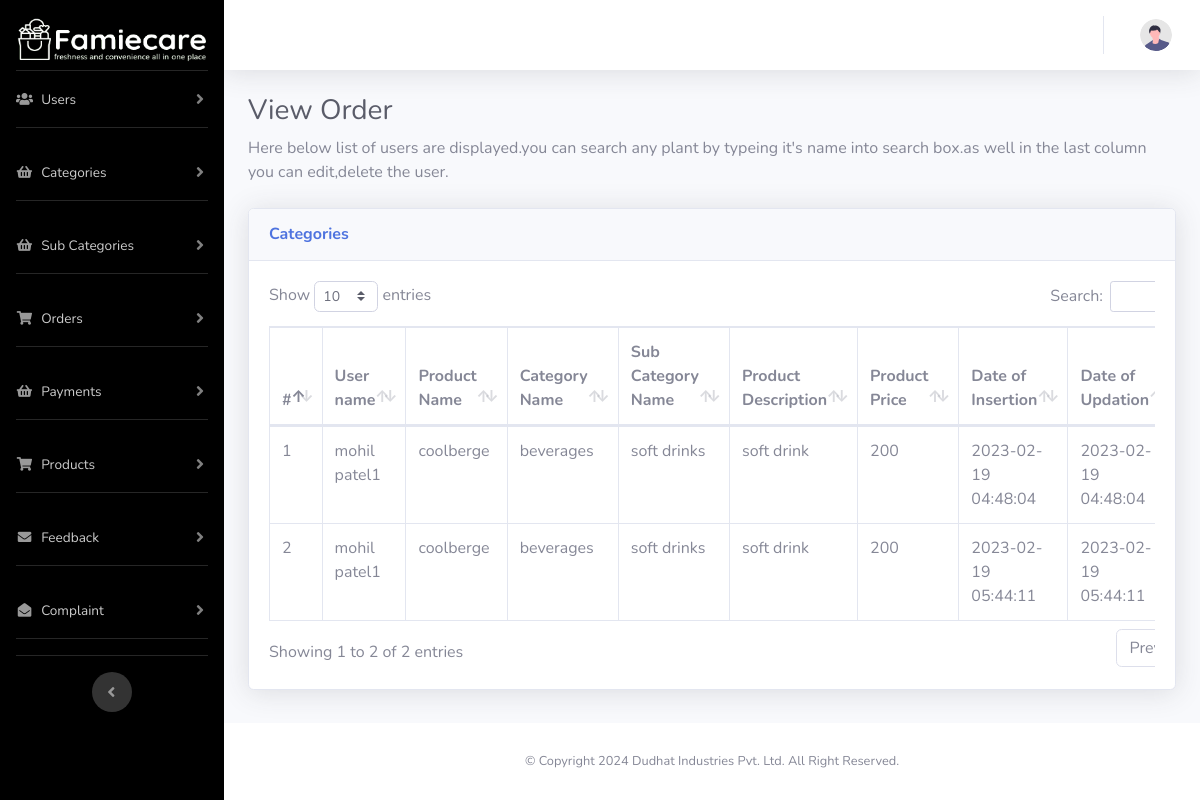
The app's page /admin_panel/vieworder.php with its own data.
### tables this page shows
CREATE TABLE `order_table` (
  `id` int(11) NOT NULL,
  `user_id` int(11) NOT NULL,
  `product_id` int(11) NOT NULL,
  `category_id` int(11) NOT NULL,
  `subcategory_id` int(11) NOT NULL,
  `active` int(11) NOT NULL,
  `doi` timestamp NOT NULL DEFAULT current_timestamp() ON UPDATE current_timestamp(),
  `dou` timestamp NOT NULL DEFAULT '0000-00-00 00:00:00'
);

CREATE TABLE `users` (
  `id` int(11) NOT NULL,
  `first_name` varchar(50) NOT NULL,
  `last_name` varchar(50) NOT NULL,
  `email` varchar(50) NOT NULL,
  `password` varchar(50) NOT NULL,
  `mobile_no` varchar(15) NOT NULL,
  `gender` int(11) NOT NULL,
  `address` longtext NOT NULL,
  `doi` timestamp NOT NULL DEFAULT current_timestamp() ON UPDATE current_timestamp(),
  `dou` timestamp NOT NULL DEFAULT current_timestamp(),
  `active` int(11) NOT NULL,
  `user_type` int(11) NOT NULL
);

CREATE TABLE `product_table` (
  `id` int(11) NOT NULL,
  `product_name` varchar(256) NOT NULL,
  `product_pic` varchar(256) DEFAULT NULL,
  `product_price` int(11) NOT NULL,
  `active` int(11) NOT NULL,
  `category_id` int(11) NOT NULL,
  `subcategory_id` int(11) NOT NULL,
  `doi` timestamp NOT NULL DEFAULT current_timestamp(),
  `dou` timestamp NOT NULL DEFAULT current_timestamp(),
  `product_description` longtext NOT NULL
);

CREATE TABLE `category_table` (
  `id` int(11) NOT NULL,
  `category_name` varchar(128) NOT NULL,
  `active` int(11) NOT NULL,
  `doi` timestamp NOT NULL DEFAULT current_timestamp(),
  `dou` timestamp NOT NULL DEFAULT current_timestamp(),
  `category_pic` varchar(128) DEFAULT NULL
);

CREATE TABLE `subcategory_table` (
  `id` int(11) NOT NULL,
  `subcategory_name` varchar(256) NOT NULL,
  `category_id` int(11) NOT NULL,
  `active` int(11) NOT NULL,
  `doi` timestamp NOT NULL DEFAULT current_timestamp(),
  `dou` timestamp NOT NULL DEFAULT current_timestamp(),
  `subcategory_pic` varchar(256) DEFAULT NULL
);

### admin_panel/vieworder.php (the view, shortened to what this page needs)
<!DOCTYPE html>
<html lang="en">
<head>
    <?php include('./header.php');?>
</head>
<body id="page-top">
    <div id="wrapper">
        <?php
            include('./menu.php');
            include('./dbconnection.php');
        ?>
        <div id="content-wrapper" class="d-flex flex-column">
            <div id="content">
                <?php include("./navbar.php"); ?>
                <div class="container-fluid">
                <h1 class="h3 mb-2 text-gray-800">View Order</h1>
                <p class="mb-4">Here below list of users are displayed.you can search any plant by typeing it's name into search box.as well in the last column you can edit,delete the user.</p>
                <div class="card shadow mb-4">
                    <div class="card-header py-3">
                        <h6 class="m-0 font-weight-bold text-primary">Categories</h6>
                    </div>
                    <div class="card-body">
                        <div class="table-responsive">
                            <table class="table table-bordered" id="dataTable" width="100%" cellspacing="0">
                                <thead>
                                    <tr>
                                        <th>#</th>
                                        <th>User name</th>
                                        <th>Product Name</th>
                                        <th>Category Name</th>
                                        <th>Sub Category Name</th>
                                        <th>Product Description</th>
                                        <th>Product Price</th>
                                        <th>Date of Insertion</th>
                                        <th>Date of Updation</th>
                                    </tr>
                                </thead>
                                <tbody>
                                    <?php
                                        $productQry = "SELECT odr.*,usr.first_name, usr.last_name, cat.category_name, sub.subcategory_name, pro.product_name, pro.product_price, pro.product_description FROM order_table odr
                                        JOIN users usr ON odr.user_id = usr.id
                                       	JOIN product_table pro ON odr.product_id = pro.id
                                       	JOIN category_table cat ON odr.category_id = cat.id
                                        JOIN subcategory_table sub ON odr.subcategory_id = sub.id
                                        WHERE odr.active = 1";
                                        $rs = mysqli_query($conn,$productQry);
                                        if(mysqli_num_rows($rs) > 0) {
                                            $i = 1;
                                            while($row = mysqli_fetch_assoc($rs)) {
                                    ?>
                                    <tr class="category-<?php echo $row['id']?>">
                                        <td><?php echo $i++;?></td>
                                        <td><?php echo $row['first_name'] . " ". $row['last_name'] ?></td>
                                        <td><?php echo $row['product_name'] ?></td>
                                        <td><?php echo $row['category_name'] ?></td>
                                        <td><?php echo $row['subcategory_name'] ?></td>
                                        <td><?php echo $row['product_description'] ?></td>
                                        <td><?php echo $row['product_price'] ?></td>
                                        <td><?php echo $row['doi']?></td>
                                        <td><?php echo $row['dou']?></td>
                                    </tr>
                                    <?php
                                            }
                                        }
                                    ?>
                                </tbody>
                            </table>
                        </div>
                    </div>
                </div>
                </div>
            </div>
            <footer class="sticky-footer bg-white">
                <div class="container my-auto">
                    <div class="copyright text-center my-auto">
                        <span>&copy Copyright <?php echo date('Y')?> Dudhat Industries Pvt. Ltd. All Right Reserved.</span>
                    </div>
                </div>
            </footer>
        </div>
    </div>
</body>
</html>

### records on screen
order_table: user.first_name "mohil", user.last_name "patel1", product_table.product_name "coolberge", category_table.category_name "beverages", subcategory_table.subcategory_name "soft drinks", product_table.product_description "soft drink", product_table.product_price "200", doi "2023-02-19 04:48:04", dou "2023-02-19 04:48:04"
order_table: user.first_name "mohil", user.last_name "patel1", product_table.product_name "coolberge", category_table.category_name "beverages", subcategory_table.subcategory_name "soft drinks", product_table.product_description "soft drink", product_table.product_price "200", doi "2023-02-19 05:44:11", dou "2023-02-19 05:44:11"
